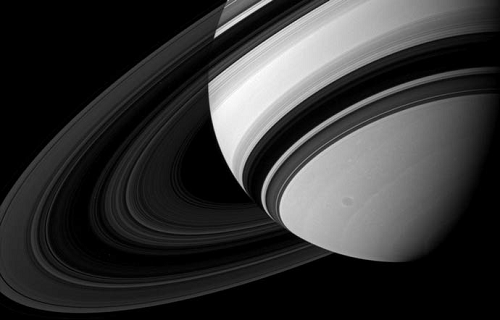
#> input picture computer_vision/images/saturn.png, 500 x 320 px
$ python 10_adding_noise.py
#> lines starting #> are read from the running program, lines starting #| are printed output that depends on the picture
import numpy as np
import cv2
import matplotlib.pyplot as plt


img = cv2.imread('images/saturn.png', 0)
#> img is the input picture: shape (320, 500); min 0, max 254, mean 51.9
# cv2.imshow('Original Saturn Image', img)
# cv2.waitKey(0)
# cv2.destroyAllWindows()


def add_gaussian_noise():
    im = np.zeros(img.shape[:2], np.uint8)
    mean = 0

    for i, sigma in enumerate(range(5, 51, 5)):
        gaussian = cv2.randn(im, mean, sigma)
        saturn_gauss = cv2.add(img, gaussian)
        plt.subplot(2, 5, i + 1), plt.imshow(saturn_gauss, cmap='gray')
        plt.title('Sigma = {}'.format(sigma))
        plt.xticks([]), plt.yticks([])
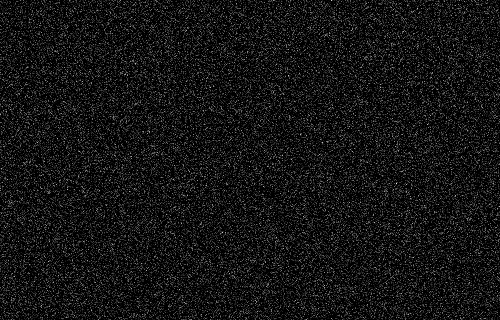
#> im: shape (320, 500); min 0, max 236, mean 19.9
    plt.show()
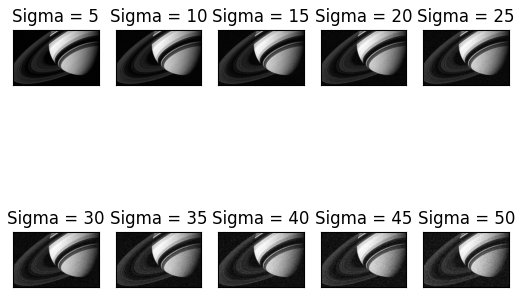
#> figure drawn by matplotlib, 10 panels

    # noise 的影响
    plt.subplot(1, 3, 1)
    plt.plot(img[49, :])
    plt.subplot(1, 3, 2)
    plt.plot(gaussian[49, :])
    plt.subplot(1, 3, 3)
    plt.plot(saturn_gauss[49, :])
    plt.show()
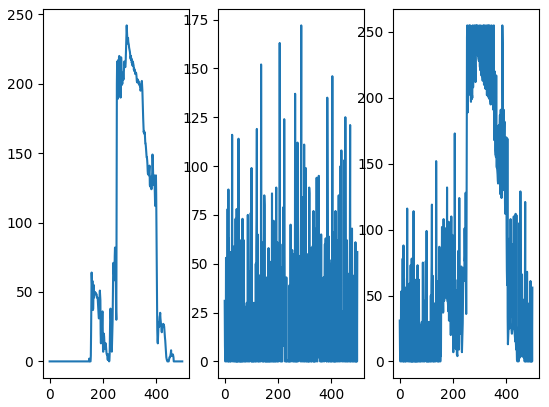
#> figure drawn by matplotlib, 3 panels; panel 1: curve peaks at x = 290, y = 242; panel 2: curve peaks at x = 288, y = 172; panel 3: curve peaks at x = 254, y = 255


def add_slat_pepper_noise():
    moon = cv2.imread('images/moon.png', 0)

    rows, cols = moon.shape
    salt_vs_pepper_ratio = 0.5  # 比例
    amount = 0.007  # 总数百分比
    moon_salted_and_peppered = moon.copy()
    num_salt = np.ceil(amount * moon.size * salt_vs_pepper_ratio)
    coords = [np.random.randint(0, i - 1, int(num_salt)) for i in moon.shape]
    moon_salted_and_peppered[coords] = 255  # 白色
    num_pepper = np.ceil(amount * moon.size * (1 - salt_vs_pepper_ratio))
    coords = [np.random.randint(0, i - 1, int(num_pepper)) for i in moon.shape]
    moon_salted_and_peppered[coords] = 0  # 黑色

    cv2.imshow('Salt & peppered Moon', moon_salted_and_peppered)
    cv2.waitKey(0)
    cv2.destroyAllWindows()


add_gaussian_noise()
# add_slat_pepper_noise()

$ run again, with computer_vision/images/astro_left.png copied over computer_vision/images/saturn.png
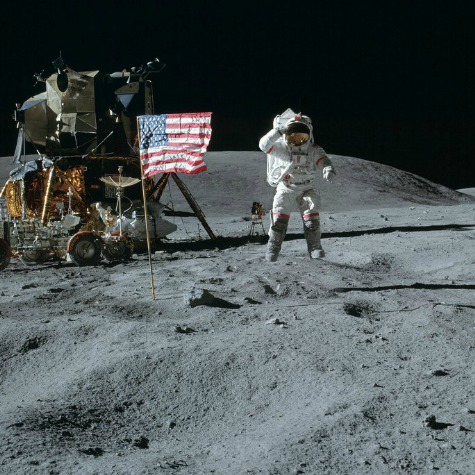
#> input picture computer_vision/images/astro_left.png, 475 x 475 px
#> after the loop in add_gaussian_noise, `for i, sigma in enumerate(range(5, 51, 5)):`:
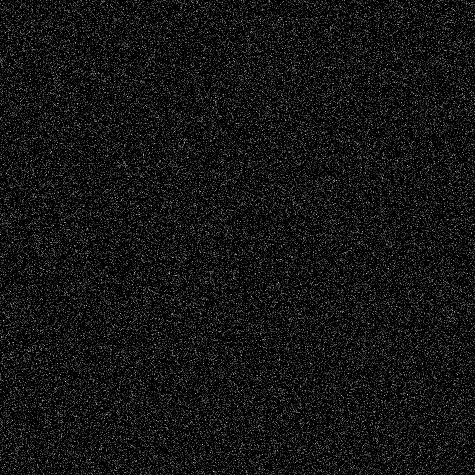
#> im: shape (475, 475); min 0, max 233, mean 20
#> in add_gaussian_noise, `plt.show()`:
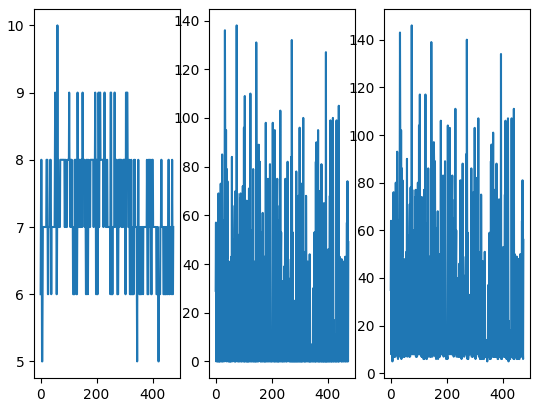
#> figure drawn by matplotlib, 3 panels; panel 1: curve peaks at x = 60, y = 10; panel 2: curve peaks at x = 75, y = 138; panel 3: curve peaks at x = 75, y = 146

$ run again, with computer_vision/images/bicycle.png copied over computer_vision/images/saturn.png
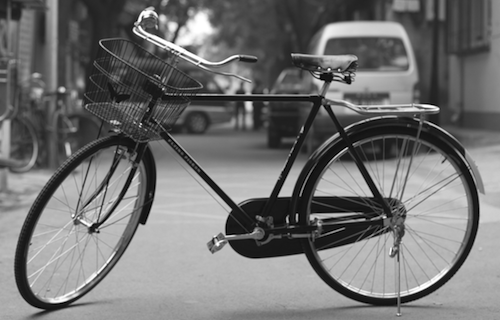
#> input picture computer_vision/images/bicycle.png, 500 x 320 px
#> img is the input picture: shape (320, 500); min 0, max 255, mean 114.2
#> in add_gaussian_noise, `plt.show()`:
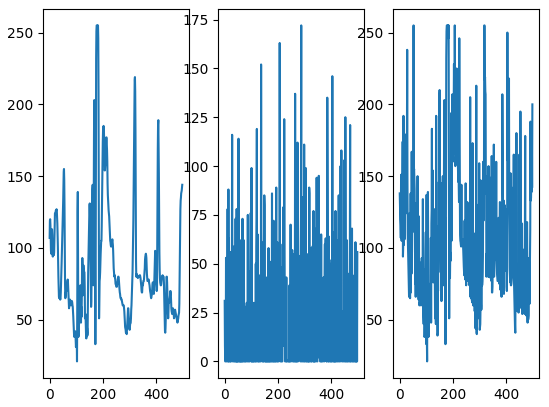
#> figure drawn by matplotlib, 3 panels; panel 1: curve peaks at x = 177, y = 255; panel 2: curve peaks at x = 288, y = 172; panel 3: curve peaks at x = 52, y = 255
